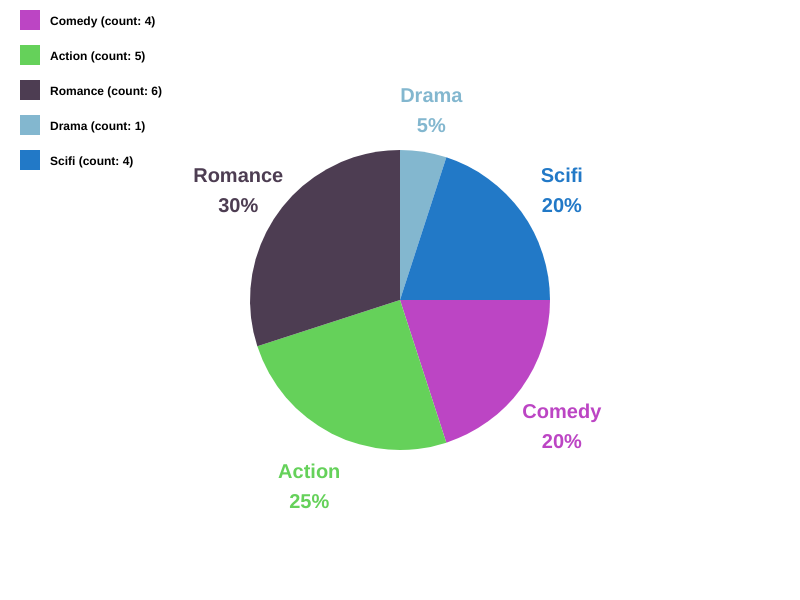
Frame 1 (no input)
Frame 2 (the mouse pressed at the canvas centre, redrawn once): identical to frame 1, image omitted

The p5.js sketch that drew this single still picture (run headless with seeded random() and noise() and a simulated clock; the mouse was pressed at the canvas centre and the sketch redrawn once):

// p5.js sketch
// ── sketch.js
const labels = ["Comedy", "Action", "Romance", "Drama", "Scifi"];
const count = [4, 5, 6, 1, 4];
const color = [];
let pre = 0;
const width = 800;
const height = 600;

const pieDiameter = 300;

function setup() {
  createCanvas(width, height);
  for (let i = 0; i < count.length; ++i)
      color.push([random(20, 255), random(20, 255), random(20, 255)]);
  noStroke();
  noLoop();
}

function draw() {
  background(255);

  // draw pie chart
  drawPiechart();
}

function drawPiechart() {
  let sum = 0;
  for (let i = 0; i < count.length; ++i)
    sum += count[i];
  // ------ draw pie chart ------ //
  for (let i = 0; i < count.length; ++i) {
    let degree = map(count[i]/sum, 0, 1, 0, 360);
    let radian = degree * PI / 180;

    fill(color[i][0], color[i][1], color[i][2]);
    arc(width/2 , height/2, pieDiameter, pieDiameter, pre, pre + radian);

    textStyle(BOLD);
    textSize(20);
    textAlign(CENTER);
    const data = labels[i] + "\n" + floor((count[i]/sum*100)) + "%";
    textLeading(30);
    text(data,
        cos(pre + radian/2) * pieDiameter/1.5 + (width/2),
        sin(pre + radian/2) * pieDiameter/1.5 + (height/2));

    textSize(12);
    rect(20, i*35 + 10, 20, 20);
    textAlign(LEFT);

    fill(0);
    const legend = labels[i] + " (count: " + count[i] + ")";
    text(legend, 50, i*35 + 25);

    pre += radian;
  }
}
